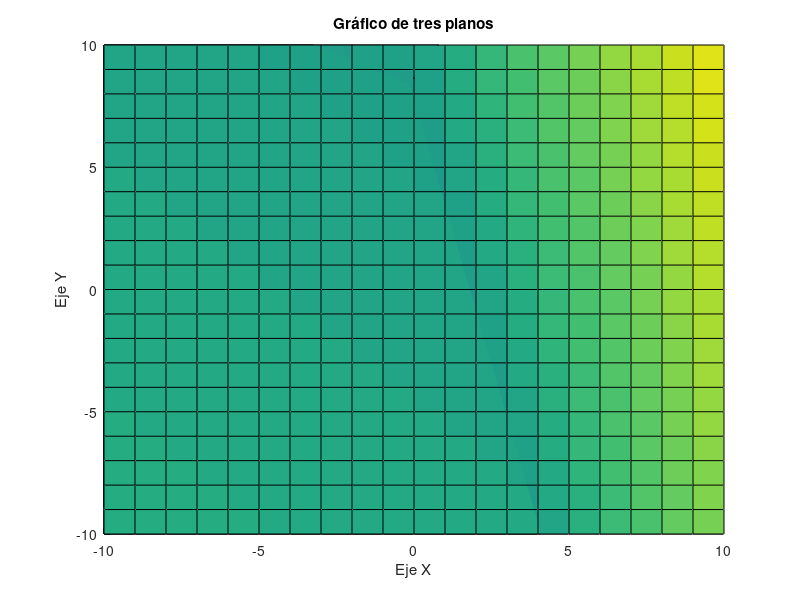

This figure's MATLAB source: (Note: this script raises an error after producing the figure.)
% Crear un rango de valores para x e y
x = -10:1:10;
y = -10:1:10;

% Crear la malla de puntos (X, Y)
[X, Y] = meshgrid(x, y);

% Definir los planos
Z1 = (27 - 10*X - 2*Y) / -2;         % Primer plano
Z2 = (-61.5 + 3*X + 6*Y) / 2;        % Segundo plano
Z3 = (-21.5 - X - Y) / 5;            % Tercer plano

% Graficar los planos
figure;
hold on;  % Mantener todos los gráficos en la misma figura

% Graficar cada plano con colores diferentes
surf(X, Y, Z1);  % Primer plano
surf(X, Y, Z2);  % Segundo plano
surf(X, Y, Z3);  % Tercer plano

% Etiquetas y visualización
xlabel('Eje X');
ylabel('Eje Y');
zlabel('Eje Z');
title('Gráfico de tres planos');
grid on;

% Añadir transparencia para visualizar mejor la intersección de los planos
alpha(0.7);

hold off;

